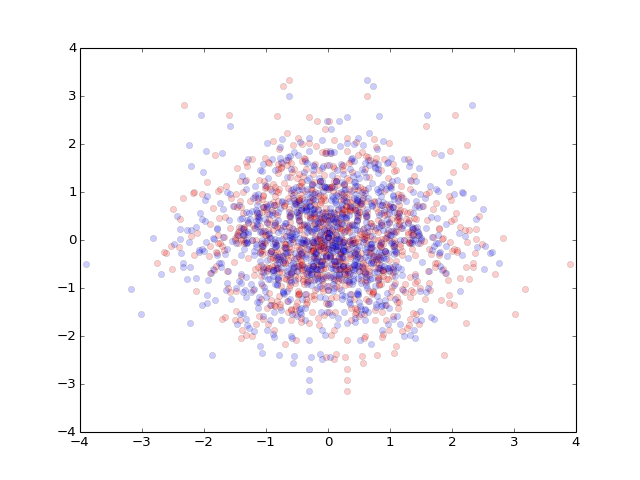

This figure's Python source:
from pylayers.util.geomutil import *
from pylayers.util.plotutil import *
import matplotlib.pyplot as plt
import numpy as np
p = np.random.randn(2,1000)
pa  = np.array([0,0])
pb  = np.array([0,1])
M = mirror(p,pa,pb)
plt.plot(p[0,:],p[1,:],'or',alpha=0.2)
plt.plot(M[0,:],M[1,:],'ob',alpha=0.2)
